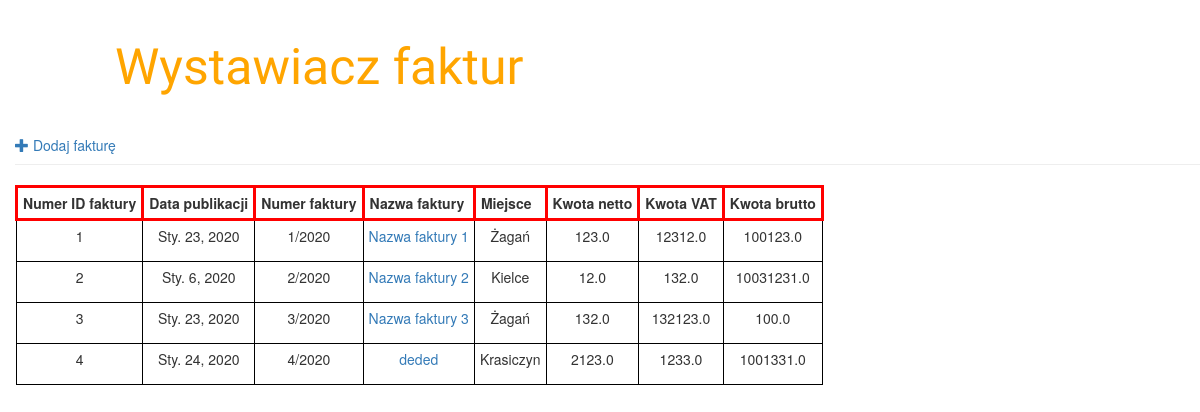
The app's page /, older data.
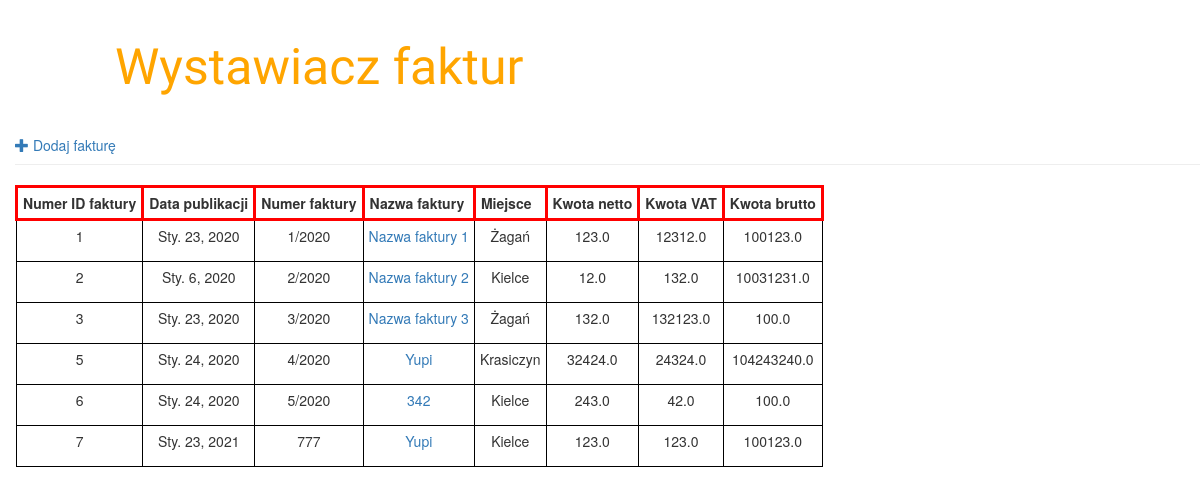
The same page, newer data.
### invoice_app/models.py (models this page shows, shortened)
class Invoice(models.Model):
	invoice_id = models.AutoField(primary_key = True)
	invoice_date_of_issue = models.DateField('Data wystawienia')
	invoice_nr = models.CharField("Numer faktur", max_length = 250)
	invoice_name = models.CharField("Nazwa faktury", max_length = 250)
	invoice_netto = models.FloatField("Kwota netto")
	invoice_vat = models.FloatField("Vat")
	invoice_brutto = models.FloatField("Kwota brutto", default = 100)
	invoice_place = models.CharField("Miejsce którego dotyczy", max_length=20, choices=Place_CHOICES, default='Nie dotyczy')

### invoice_app/views.py (the view)
# urls.py: path('', views.invoice_list, name='invoice_list'),
def invoice_list(request):
	invoice = Invoice.objects.order_by('invoice_nr')
	return render(request, 'invoice_app/post_list.html', {'invoice' : invoice})

### invoice_app/templates/invoice_app/post_list.html
{% extends 'invoice_app/base.html' %}
{% block content %}
	<table>
		<tr>
    		<th>Numer ID faktury</th>
    		<th>Data publikacji</th>
    		<th>Numer faktury</th>
    		<th>Nazwa faktury</th>
    		<th>Miejsce</th>
    		<th>Kwota netto</th>
    		<th>Kwota VAT</th>
    		<th>Kwota brutto</th>
 		</tr>
		{% for invo in invoice %}
		<tr>
			<td><p>{{invo.invoice_id}}</p></td>
			<td><p>{{invo.invoice_date_of_issue}}</p></td>
			<td><p>{{invo.invoice_nr}}</p></td>
			<td><p><a href="{% url 'invoice_detail' pk=invo.pk %}">{{invo.invoice_name}}</a></p></td>
			<td><p>{{invo.invoice_place}}</p></td>
			<td><p>{{invo.invoice_netto}}</p></td>
			<td><p>{{invo.invoice_vat}}</p></td>
			<td><p>{{invo.invoice_brutto}}</p></td>
		</tr>
		{% endfor %}
	</table>
	{% endblock %}

Row changes from the older to the newer data that the page shows:
removed Invoice: invoice_id "4", invoice_date_of_issue "Sty. 24, 2020", invoice_nr "4/2020", invoice_name "deded", invoice_place "Krasiczyn", invoice_netto "2123.0", invoice_vat "1233.0", invoice_brutto "1001331.0"
added Invoice: invoice_id "5", invoice_date_of_issue "Sty. 24, 2020", invoice_nr "4/2020", invoice_name "Yupi", invoice_place "Krasiczyn", invoice_netto "32424.0", invoice_vat "24324.0", invoice_brutto "104243240.0"
added Invoice: invoice_id "6", invoice_date_of_issue "Sty. 24, 2020", invoice_nr "5/2020", invoice_name "342", invoice_place "Kielce", invoice_netto "243.0", invoice_vat "42.0", invoice_brutto "100.0"
added Invoice: invoice_id "7", invoice_date_of_issue "Sty. 23, 2021", invoice_nr "777", invoice_name "Yupi", invoice_place "Kielce", invoice_netto "123.0", invoice_vat "123.0", invoice_brutto "100123.0"
